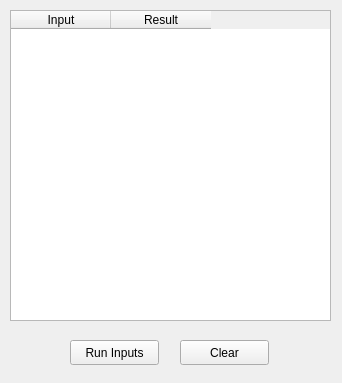
<?xml version="1.0" encoding="UTF-8"?>
<ui version="4.0">
 <class>MRunWindow</class>
 <widget class="QWidget" name="MRunWindow">
  <property name="geometry">
   <rect>
    <x>0</x>
    <y>0</y>
    <width>342</width>
    <height>383</height>
   </rect>
  </property>
  <property name="windowTitle">
   <string>MRunWindow</string>
  </property>
  <widget class="QTableWidget" name="result_table">
   <property name="geometry">
    <rect>
     <x>10</x>
     <y>10</y>
     <width>321</width>
     <height>311</height>
    </rect>
   </property>
   <property name="dragDropOverwriteMode">
    <bool>false</bool>
   </property>
   <property name="rowCount">
    <number>0</number>
   </property>
   <attribute name="verticalHeaderVisible">
    <bool>false</bool>
   </attribute>
   <attribute name="verticalHeaderHighlightSections">
    <bool>false</bool>
   </attribute>
   <column>
    <property name="text">
     <string>Input</string>
    </property>
   </column>
   <column>
    <property name="text">
     <string>Result</string>
    </property>
   </column>
  </widget>
  <widget class="QPushButton" name="pushButton_run">
   <property name="geometry">
    <rect>
     <x>70</x>
     <y>340</y>
     <width>89</width>
     <height>25</height>
    </rect>
   </property>
   <property name="text">
    <string>Run Inputs</string>
   </property>
  </widget>
  <widget class="QPushButton" name="pushButton_clear">
   <property name="geometry">
    <rect>
     <x>180</x>
     <y>340</y>
     <width>89</width>
     <height>25</height>
    </rect>
   </property>
   <property name="text">
    <string>Clear</string>
   </property>
  </widget>
 </widget>
 <resources/>
 <connections/>
</ui>
